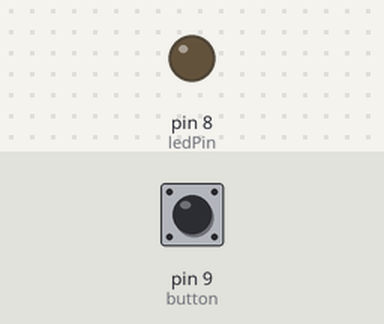
Bench run of a sketch on a simulated Arduino Uno, built with avr-gcc and run on an emulated ATmega328P. Parts: output pins drawn as LEDs (lit = HIGH). The inputs (shaded band) are chosen by the test bench; at power-on: pin 9 (button) LOW.

Above: at 2.0 s.
At 6.2 s:
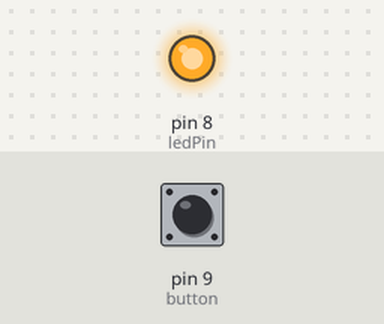
Timing chart, 0 to 10.9 s (numbered marks = the images above):
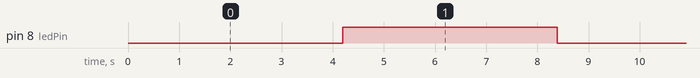

Measured:
- by itself, pin 8 (ledPin): alternates HIGH for 4.2 s and LOW for 4.2 s

The sketch:

sketch_feb7a.ino
```cpp
#include <avr/io.h>
#include <avr/interrupt.h>
#include <stdio.h>
#include <util/delay.h>

#define F_CPU 16000000L // 16 MHz

#define ledPin 8
#define button 9

float value = 1; //0xC2F8; // decimal value is 49912;
int ledState = HIGH; //The current state of the output pin.
int buttonState; //The current reading from the input pin.
int lastButtonState = LOW; // The previous reading from the input pin.

unsigned long lastDebounceTime = 0; //The last time the output pin was toggled.
unsigned long debounceDelay = 50; //The debounce time; increase if the output flickers

void setup(){
  DDRB = 0b00000001; //0X01; //set portB OUT

  noInterrupts(); // disable all interrupts

  TCCR1A = 0;
  TCCR1B = 0;
  TCNT1 = value; // preload timer
  TCCR1B |= (1 << CS10)|(1 << CS12); // 1024 prescaler
  TIMSK1 |= (1 << TOIE1); // enable timer overflow interrupt ISR

  interrupts(); // enable all interrupts
}

void loop(){
  int reading = digitalRead(button);

  if (reading != lastButtonState){
    lastDebounceTime = millis(); //Reset the debouncing timer
  }

  if ((millis() - lastDebounceTime) > debounceDelay){
  //Whatever the reading is at, it's been there for longer than the debounce
  // delay, so take it as the actual current state:
    if (reading != buttonState){ //If the button state has changed:
      buttonState = reading;

      if (buttonState == HIGH){ //Only toggle the LED if the new button state is high
      //ledState = !ledState;
      value = value + 2000;
      }
    }
  }
  //digitalWrite(ledPin, ledState); //Set the LED:
  lastButtonState = reading; //Save the reading. Next time through the loop, it'll be the lastButtonState:
}

ISR(TIMER1_OVF_vect){ // interrupt service routine for overflow
  TCNT1 = value; // preload timer
  digitalWrite(ledPin, digitalRead(ledPin) ^0b00000001); //Turns LED ON and OFF//xor - eor - toogle
}

 
```
